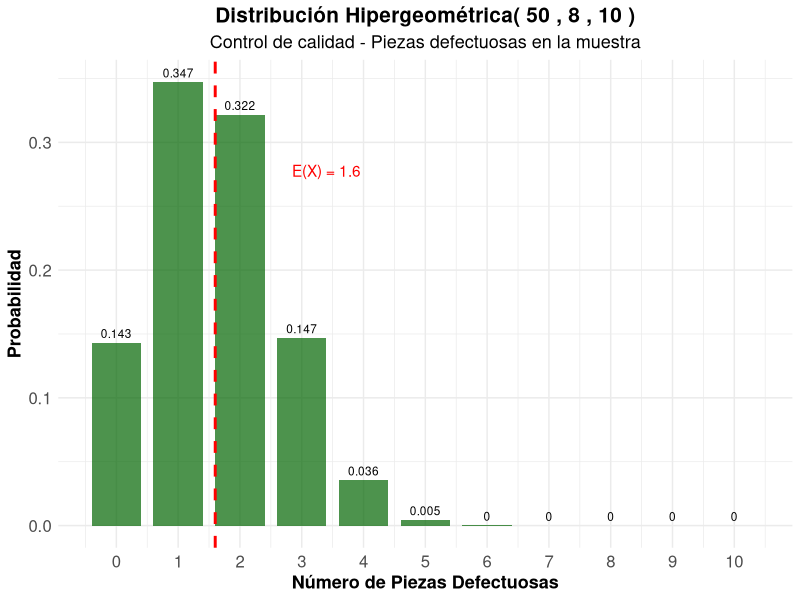
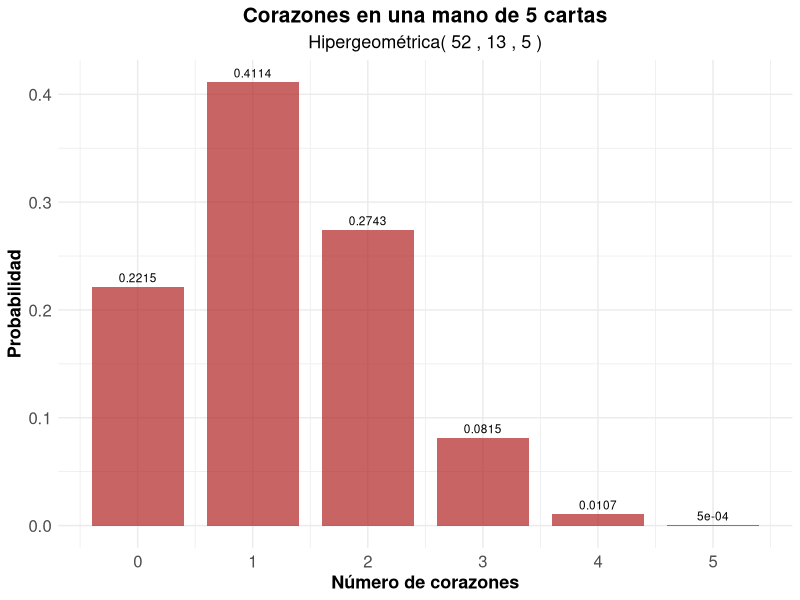
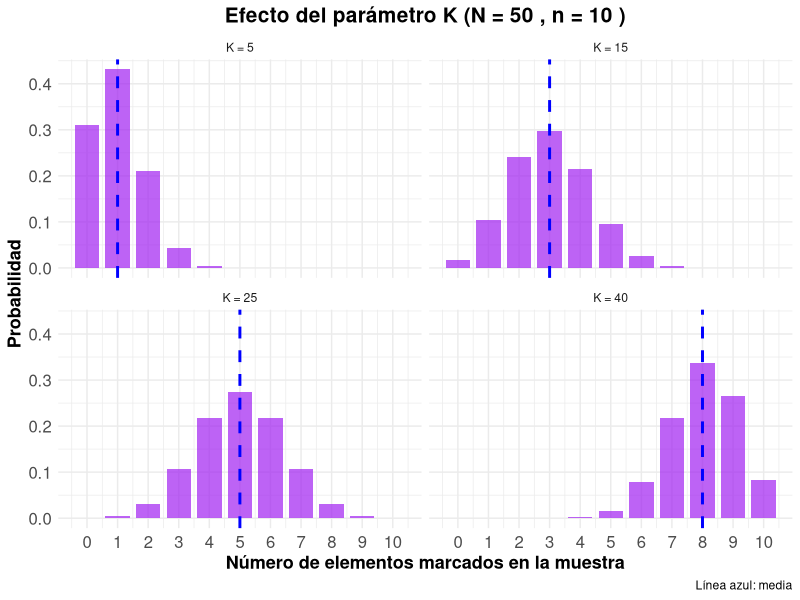
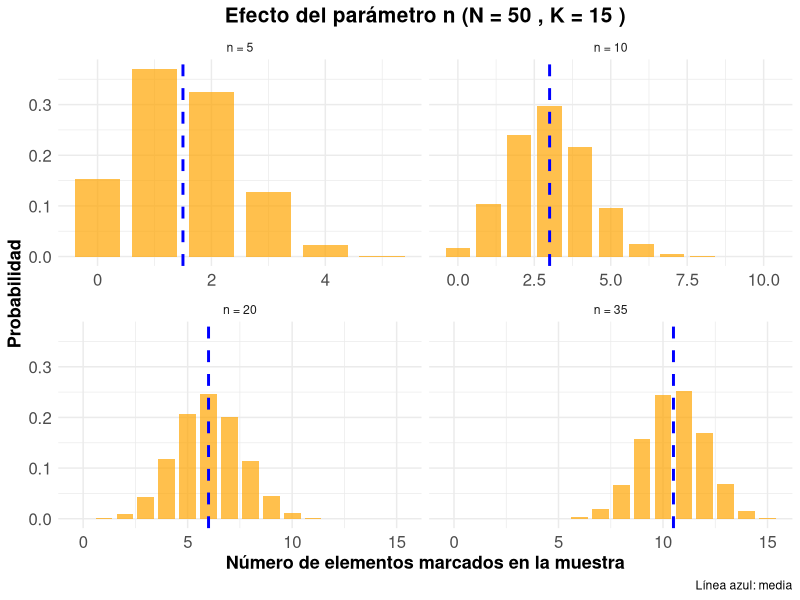
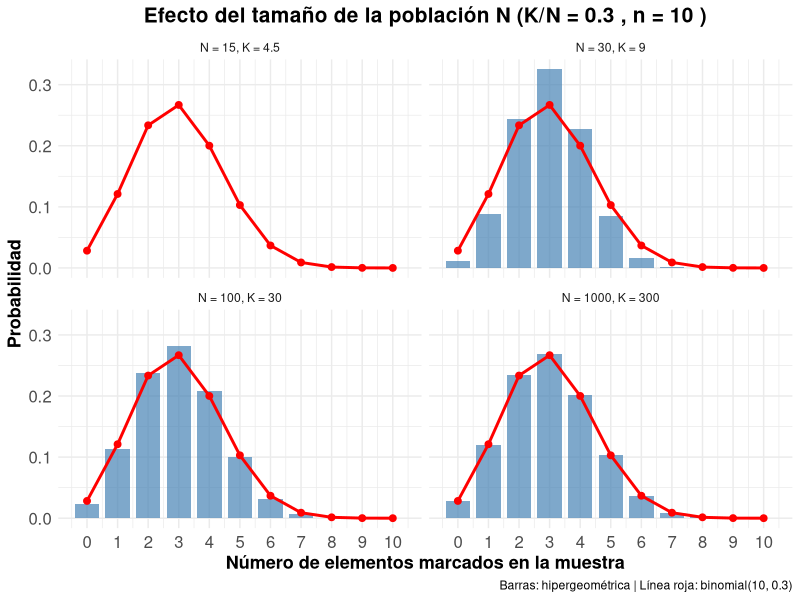
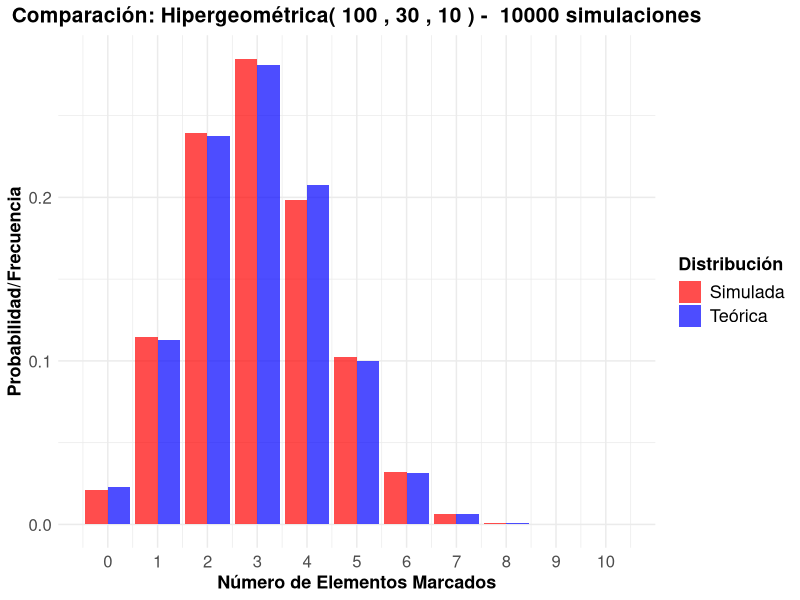
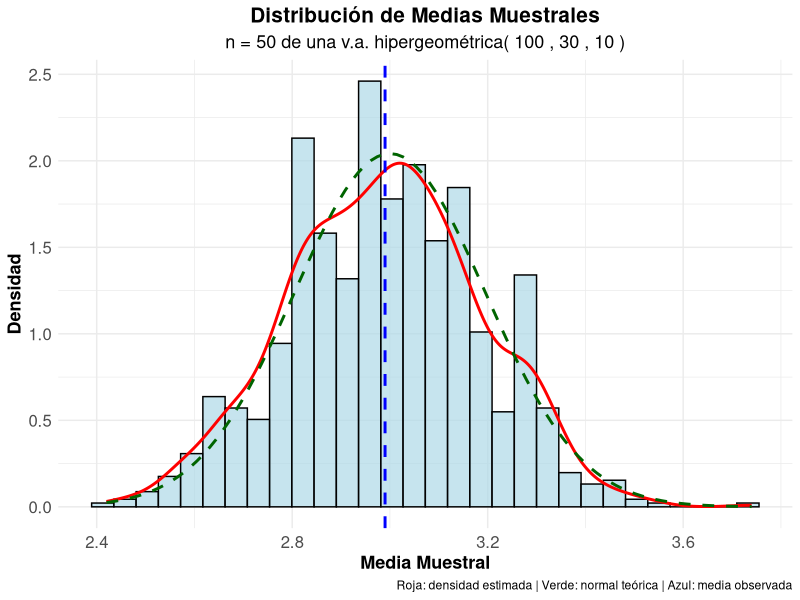
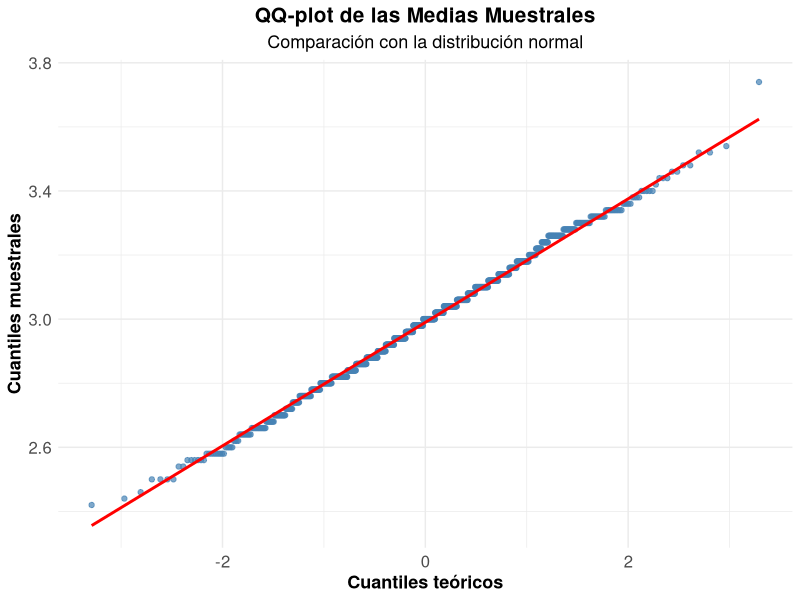

Write R code to recreate these figures, in order.
## ---- chunk 1
#| label: setup
#| include: false

library(tidyverse)
library(kableExtra)
library(gridExtra)
library(tidyr)

# Tema de las gráficas (el mismo de las notas de clase)
tema_clase <- theme_minimal() +
  theme(
    legend.title = element_text(size=13, face="bold"),
    legend.text = element_text(size=13),
    plot.title = element_text(size=15, face="bold", hjust = 0.5),
    plot.subtitle = element_text(size=13, hjust = 0.5),
    axis.text.x=element_text(size=12),
    axis.text.y=element_text(size=12),
    axis.title.x = element_text(face="bold", size=13),
    axis.title.y = element_text(face="bold", size=13)
  )
## ---- chunk 2
#| label: equivalencia-parametros
#| code-fold: true

# Verificación de la equivalencia de parámetros: N = 20, K = 7, n = 5, x = 2
N_eq <- 20; K_eq <- 7; n_eq <- 5; x_eq <- 2

prob_formula <- choose(K_eq, x_eq) * choose(N_eq - K_eq, n_eq - x_eq) / choose(N_eq, n_eq)
prob_r <- dhyper(x_eq, m = K_eq, n = N_eq - K_eq, k = n_eq)

cat("P(X = 2) con la fórmula:", round(prob_formula, 6), "\n")
cat("P(X = 2) con dhyper:", round(prob_r, 6), "\n")
## ---- chunk 3
#| label: suma-probabilidades
#| code-fold: true

N_ver <- 30; K_ver <- 12; n_ver <- 8
x_ver <- max(0, n_ver - N_ver + K_ver):min(n_ver, K_ver)

cat("Soporte: x =", min(x_ver), ",...,", max(x_ver), "\n")
cat("Suma de f(x):", sum(dhyper(x_ver, K_ver, N_ver - K_ver, n_ver)), "\n")
## ---- chunk 4
#| label: calidad-hipergeometrica
#| code-fold: true

# Parámetros
N_cal <- 50
K_cal <- 8
n_cal <- 10

# Probabilidades
k_cal <- 0:n_cal
prob_cal <- dhyper(k_cal, K_cal, N_cal - K_cal, n_cal)

calidad_data <- data.frame(
  Defectuosas = k_cal,
  Probabilidad = prob_cal,
  Prob_Acumulada = phyper(k_cal, K_cal, N_cal - K_cal, n_cal)
)

kable(calidad_data,
      caption = paste("Distribución Hipergeométrica - Control de calidad (N =", N_cal,
                      ", K =", K_cal, ", n =", n_cal, ")"),
      digits = 4,
      col.names = c("Piezas defectuosas", "P(X = x)", "P(X ≤ x)")) %>%
  kable_styling(bootstrap_options = "striped")

# Parámetros estadísticos
media_cal <- n_cal * K_cal / N_cal
varianza_cal <- n_cal * (K_cal / N_cal) * (1 - K_cal / N_cal) * (N_cal - n_cal) / (N_cal - 1)
desv_std_cal <- sqrt(varianza_cal)

cat("Parámetros estadísticos:\n")
cat("Media:", media_cal, "\n")
cat("Varianza:", round(varianza_cal, 4), "\n")
cat("Desviación estándar:", round(desv_std_cal, 4), "\n")

# Probabilidades de interés
cat("\nProbabilidades de interés:\n")
cat("P(ninguna defectuosa):", round(dhyper(0, K_cal, N_cal - K_cal, n_cal), 4), "\n")
cat("P(a lo más 2 defectuosas):", round(phyper(2, K_cal, N_cal - K_cal, n_cal), 4), "\n")
cat("P(más de 3 defectuosas):", round(1 - phyper(3, K_cal, N_cal - K_cal, n_cal), 4), "\n")
## ---- chunk 5
#| label: grafico-calidad-hiper
#| code-fold: true
#| fig-align: center
#| fig-cap: "Distribución Hipergeométrica - Control de calidad"

ggplot(calidad_data, aes(x = Defectuosas, y = Probabilidad)) +
  geom_col(fill = "darkgreen", alpha = 0.7, width = 0.8) +
  geom_text(aes(label = round(Probabilidad, 3)), vjust = -0.5, size = 3) +
  geom_vline(xintercept = media_cal, color = "red", linetype = "dashed", linewidth = 1) +
  annotate("text", x = media_cal + 1.8, y = max(prob_cal) * 0.8,
           label = paste("E(X) =", media_cal), color = "red") +
  scale_x_continuous(breaks = k_cal) +
  labs(title = paste("Distribución Hipergeométrica(", N_cal, ",", K_cal, ",", n_cal, ")"),
       subtitle = "Control de calidad - Piezas defectuosas en la muestra",
       x = "Número de Piezas Defectuosas",
       y = "Probabilidad") +
  tema_clase
## ---- chunk 6
#| label: cartas-hipergeometrica
#| code-fold: true
#| fig-align: center

# Parámetros
N_car <- 52
K_car <- 13
n_car <- 5

k_car <- 0:n_car
prob_car <- dhyper(k_car, K_car, N_car - K_car, n_car)

cartas_data <- data.frame(
  Corazones = k_car,
  Probabilidad = prob_car
)

kable(cartas_data,
      caption = "Número de corazones en una mano de 5 cartas",
      digits = 4,
      col.names = c("Número de corazones", "Probabilidad")) %>%
  kable_styling(bootstrap_options = "striped")

media_car <- n_car * K_car / N_car
varianza_car <- n_car * (K_car / N_car) * (1 - K_car / N_car) * (N_car - n_car) / (N_car - 1)

cat("Media:", media_car, "\n")
cat("Varianza:", round(varianza_car, 4), "\n")
cat("Desviación estándar:", round(sqrt(varianza_car), 4), "\n")
cat("P(al menos 3 corazones):", round(1 - phyper(2, K_car, N_car - K_car, n_car), 4), "\n")

ggplot(cartas_data, aes(x = Corazones, y = Probabilidad)) +
  geom_col(fill = "firebrick", alpha = 0.7, width = 0.8) +
  geom_text(aes(label = round(Probabilidad, 4)), vjust = -0.5, size = 3) +
  scale_x_continuous(breaks = k_car) +
  labs(title = "Corazones en una mano de 5 cartas",
       subtitle = paste("Hipergeométrica(", N_car, ",", K_car, ",", n_car, ")"),
       x = "Número de corazones",
       y = "Probabilidad") +
  tema_clase
## ---- chunk 7
#| label: efecto-K
#| code-fold: true
#| fig-align: center

N_fijo <- 50
n_fijo <- 10
K_vals <- c(5, 15, 25, 40)

comp_K <- data.frame()
for(K in K_vals) {
  k_vals <- 0:n_fijo
  temp <- data.frame(
    K_label = paste("K =", K),
    k = k_vals,
    probabilidad = dhyper(k_vals, K, N_fijo - K, n_fijo),
    media = n_fijo * K / N_fijo
  )
  comp_K <- rbind(comp_K, temp)
}
comp_K$K_label <- factor(comp_K$K_label, levels = paste("K =", K_vals))

ggplot(comp_K, aes(x = k, y = probabilidad)) +
  geom_col(fill = "purple", alpha = 0.7, width = 0.8) +
  geom_vline(aes(xintercept = media), color = "blue", linetype = "dashed", linewidth = 1) +
  facet_wrap(~K_label) +
  scale_x_continuous(breaks = 0:n_fijo) +
  labs(title = paste("Efecto del parámetro K (N =", N_fijo, ", n =", n_fijo, ")"),
       x = "Número de elementos marcados en la muestra",
       y = "Probabilidad",
       caption = "Línea azul: media") +
  tema_clase
## ---- chunk 8
#| label: efecto-n-hiper
#| code-fold: true
#| fig-align: center

K_fijo2 <- 15
n_vals <- c(5, 10, 20, 35)

comp_n <- data.frame()
for(n in n_vals) {
  k_vals <- 0:min(n, K_fijo2)
  temp <- data.frame(
    n_label = paste("n =", n),
    k = k_vals,
    probabilidad = dhyper(k_vals, K_fijo2, N_fijo - K_fijo2, n),
    media = n * K_fijo2 / N_fijo
  )
  comp_n <- rbind(comp_n, temp)
}
comp_n$n_label <- factor(comp_n$n_label, levels = paste("n =", n_vals))

ggplot(comp_n, aes(x = k, y = probabilidad)) +
  geom_col(fill = "orange", alpha = 0.7, width = 0.8) +
  geom_vline(aes(xintercept = media), color = "blue", linetype = "dashed", linewidth = 1) +
  facet_wrap(~n_label, scales = "free_x") +
  labs(title = paste("Efecto del parámetro n (N =", N_fijo, ", K =", K_fijo2, ")"),
       x = "Número de elementos marcados en la muestra",
       y = "Probabilidad",
       caption = "Línea azul: media") +
  tema_clase
## ---- chunk 9
#| label: efecto-N-hiper
#| code-fold: true
#| fig-align: center

p_prop <- 0.3
n_N <- 10
N_vals <- c(15, 30, 100, 1000)

comp_N <- data.frame()
for(N in N_vals) {
  K <- p_prop * N
  k_vals <- 0:n_N
  temp <- data.frame(
    N_label = paste0("N = ", N, ", K = ", K),
    k = k_vals,
    hipergeometrica = dhyper(k_vals, K, N - K, n_N),
    binomial = dbinom(k_vals, n_N, p_prop)
  )
  comp_N <- rbind(comp_N, temp)
}
comp_N$N_label <- factor(comp_N$N_label, levels = unique(comp_N$N_label))

ggplot(comp_N, aes(x = k)) +
  geom_col(aes(y = hipergeometrica), fill = "steelblue", alpha = 0.7, width = 0.8) +
  geom_line(aes(y = binomial), color = "red", linewidth = 1) +
  geom_point(aes(y = binomial), color = "red", size = 2) +
  facet_wrap(~N_label) +
  scale_x_continuous(breaks = 0:n_N) +
  labs(title = paste("Efecto del tamaño de la población N (K/N =", p_prop, ", n =", n_N, ")"),
       x = "Número de elementos marcados en la muestra",
       y = "Probabilidad",
       caption = "Barras: hipergeométrica | Línea roja: binomial(10, 0.3)") +
  tema_clase
## ---- chunk 10
#| label: tabla-parametros-hiper
#| code-fold: true

# Variando N con K/N = 0.3 y n = 10
N_tab <- c(15, 30, 100, 1000, 10000)
K_tab <- 0.3 * N_tab
n_tab <- 10

tabla_param <- data.frame(
  N = N_tab,
  K = K_tab,
  Media = n_tab * K_tab / N_tab,
  Var_Hiper = n_tab * (K_tab / N_tab) * (1 - K_tab / N_tab) * (N_tab - n_tab) / (N_tab - 1),
  Var_Binom = n_tab * 0.3 * 0.7,
  Factor = (N_tab - n_tab) / (N_tab - 1)
)

kable(tabla_param,
      caption = "Parámetros de la hipergeométrica y factor de corrección (n = 10, K/N = 0.3)",
      digits = 4,
      col.names = c("N", "K", "Media", "Varianza hipergeométrica", "Varianza binomial", "Factor (N-n)/(N-1)")) %>%
  kable_styling(bootstrap_options = "striped")
## ---- chunk 11
#| label: simulacion-hipergeometrica
#| code-fold: true

N_sim <- 100
K_sim <- 30
n_sim_h <- 10
n_sim <- 10000

# Generar datos hipergeométricos
set.seed(2026)
datos_hiper <- rhyper(n_sim, m = K_sim, n = N_sim - K_sim, k = n_sim_h)

# Estadísticas observadas
media_obs <- mean(datos_hiper)
var_obs <- var(datos_hiper)
desv_obs <- sd(datos_hiper)

# Valores teóricos
media_teo <- n_sim_h * K_sim / N_sim
var_teo <- n_sim_h * (K_sim / N_sim) * (1 - K_sim / N_sim) * (N_sim - n_sim_h) / (N_sim - 1)
desv_teo <- sqrt(var_teo)

cat("Simulación Hipergeométrica (N =", N_sim, ", K =", K_sim, ", n =", n_sim_h, "):\n")
cat("Simulaciones:", n_sim, "\n\n")
cat("Media teórica:", media_teo, "| Media observada:", round(media_obs, 4), "\n")
cat("Varianza teórica:", round(var_teo, 4), "| Varianza observada:", round(var_obs, 4), "\n")
cat("Desv. Std teórica:", round(desv_teo, 4), "| Desv. Std observada:", round(desv_obs, 4), "\n")

# Comparar distribuciones
k_comp <- 0:n_sim_h
freq_obs <- table(factor(datos_hiper, levels = k_comp)) / n_sim

comparacion_sim <- data.frame(
  k = k_comp,
  Freq_Observada = as.numeric(freq_obs),
  Prob_Teorica = dhyper(k_comp, K_sim, N_sim - K_sim, n_sim_h)
)
comparacion_sim$Diferencia <- abs(comparacion_sim$Freq_Observada - comparacion_sim$Prob_Teorica)

kable(comparacion_sim,
      caption = "Comparación frecuencias observadas vs probabilidades teóricas",
      digits = 4,
      col.names = c("k", "Freq. Observada", "Prob. Teórica", "Diferencia")) %>%
  kable_styling(bootstrap_options = "striped")
## ---- chunk 12
#| label: grafico-simulacion-hiper
#| code-fold: true
#| fig-align: center

comp_sim_long <- comparacion_sim |>
  pivot_longer(cols = c("Freq_Observada", "Prob_Teorica"),
               names_to = "Tipo", values_to = "Valor") |>
  mutate(Tipo = recode(Tipo,
                       "Freq_Observada" = "Simulada",
                       "Prob_Teorica" = "Teórica"))

ggplot(comp_sim_long, aes(x = k, y = Valor, fill = Tipo)) +
  geom_col(position = "dodge", alpha = 0.7) +
  scale_fill_manual(values = c("Teórica" = "blue", "Simulada" = "red")) +
  scale_x_continuous(breaks = k_comp) +
  labs(title = paste("Comparación: Hipergeométrica(", N_sim, ",", K_sim, ",", n_sim_h, ") - ",
                     n_sim, "simulaciones"),
       x = "Número de Elementos Marcados",
       y = "Probabilidad/Frecuencia",
       fill = "Distribución") +
  tema_clase
## ---- chunk 13
#| label: limite-central-hipergeometrica
#| code-fold: true
#| fig-width: 8
#| fig-height: 6
#| fig-align: "center"
#| fig-cap: "Verificación del Teorema Central del Límite"

# Simular medias muestrales
k_muestra <- 1000
n_muestra <- 50

mu_tcl <- n_sim_h * K_sim / N_sim
var_tcl <- n_sim_h * (K_sim / N_sim) * (1 - K_sim / N_sim) * (N_sim - n_sim_h) / (N_sim - 1)
var_media_tcl <- var_tcl / n_muestra

set.seed(2027)
medias_muestrales <- replicate(k_muestra, {
  muestra <- rhyper(n_muestra, m = K_sim, n = N_sim - K_sim, k = n_sim_h)
  mean(muestra)
})

# Crear histograma
hist_data <- data.frame(Medias = medias_muestrales)

ggplot(hist_data) +
  geom_histogram(aes(x = Medias, after_stat(density)), bins = 30,
                 fill = "lightblue", alpha = 0.7, color = "black") +
  geom_density(aes(x = Medias), color = "red", linewidth = 1) +
  geom_function(fun = dnorm, args = list(mean = mu_tcl, sd = sqrt(var_media_tcl)),
                color = "darkgreen", linetype = "dashed", linewidth = 1) +
  geom_vline(xintercept = mean(medias_muestrales),
             color = "blue", linetype = "dashed", linewidth = 1) +
  labs(title = "Distribución de Medias Muestrales",
       subtitle = paste("n =", n_muestra, "de una v.a. hipergeométrica(", N_sim, ",", K_sim, ",", n_sim_h, ")"),
       x = "Media Muestral",
       y = "Densidad",
       caption = "Roja: densidad estimada | Verde: normal teórica | Azul: media observada") +
  tema_clase

# Estadísticas
cat("Media teórica:", mu_tcl, "\n")
cat("Media observada:", round(mean(medias_muestrales), 4), "\n")
cat("Varianza teórica de la media:", round(var_media_tcl, 4), "\n")
cat("Varianza observada de la media:", round(var(medias_muestrales), 4), "\n")
## ---- chunk 14
#| label: qq-hipergeometrica
#| code-fold: true
#| fig-align: center

ggplot(hist_data, aes(sample = Medias)) +
  stat_qq(color = "steelblue", alpha = 0.7) +
  stat_qq_line(color = "red", linewidth = 1) +
  labs(title = "QQ-plot de las Medias Muestrales",
       subtitle = "Comparación con la distribución normal",
       x = "Cuantiles teóricos",
       y = "Cuantiles muestrales") +
  tema_clase

# Prueba de normalidad
cat("Prueba de Shapiro-Wilk, p-valor:", round(shapiro.test(medias_muestrales)$p.value, 4), "\n")
## ---- chunk 15
#| label: convergencia-binomial
#| code-fold: true

N_conv <- c(20, 50, 100, 500, 1000, 5000)
n_conv <- 10
p_conv <- 0.3

error_max <- sapply(N_conv, function(N) {
  K <- p_conv * N
  max(abs(dhyper(0:n_conv, K, N - K, n_conv) - dbinom(0:n_conv, n_conv, p_conv)))
})

tabla_conv <- data.frame(
  N = N_conv,
  `n/N` = n_conv / N_conv,
  `Error máximo` = error_max,
  check.names = FALSE
)

kable(tabla_conv,
      caption = "Error máximo entre la hipergeométrica y la binomial (n = 10, p = 0.3)",
      digits = 5) %>%
  kable_styling(bootstrap_options = "striped")
